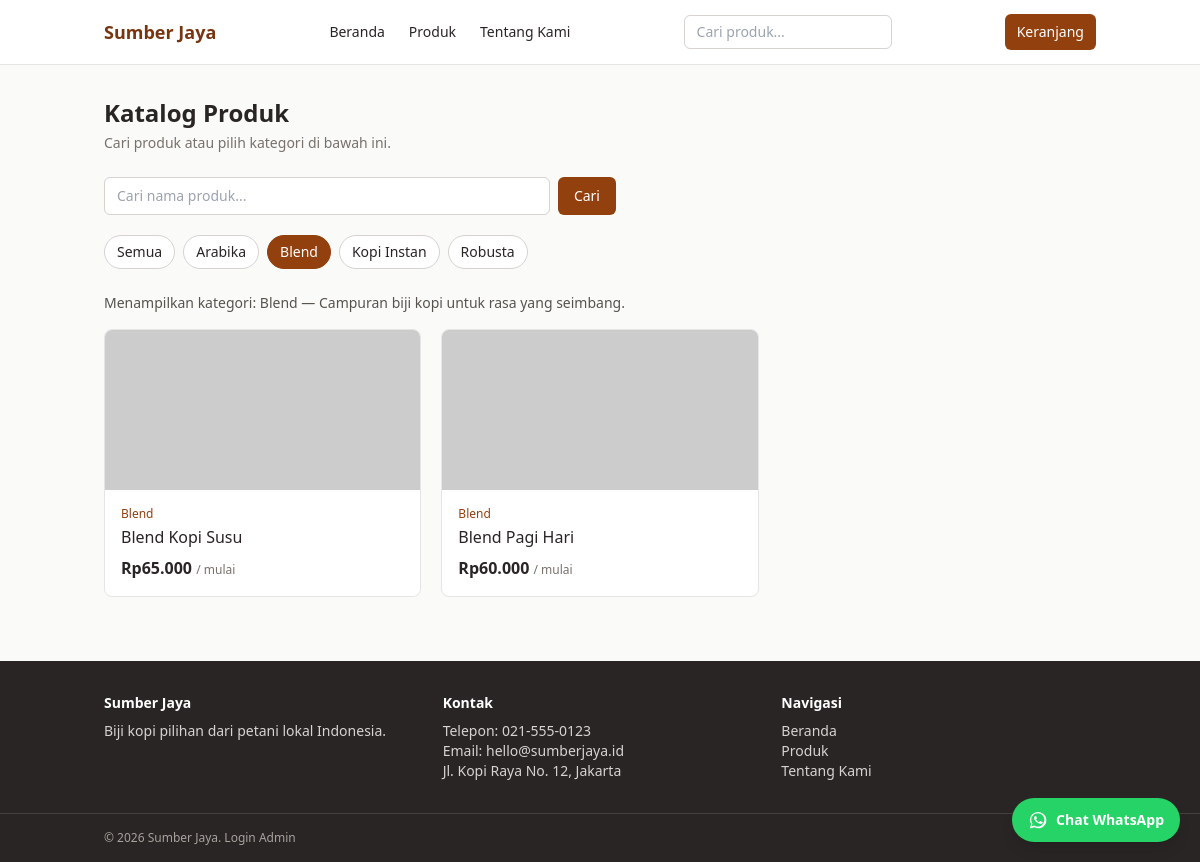
/products?kategori=blend, run on the app's committed database.
### tables this page shows
CREATE TABLE IF NOT EXISTS `settings` (
  `id`              TINYINT UNSIGNED NOT NULL DEFAULT 1,
  `store_name`      VARCHAR(100) NOT NULL DEFAULT 'Sumber Jaya',
  `whatsapp_number` VARCHAR(30) NOT NULL DEFAULT '6281234567890',  
  `phone`           VARCHAR(30) NULL DEFAULT NULL,
  `address`         VARCHAR(255) NULL DEFAULT NULL,
  `email`           VARCHAR(100) NULL DEFAULT NULL,
  `about_text`      TEXT NULL,
  PRIMARY KEY (`id`)
);

CREATE TABLE IF NOT EXISTS `categories` (
  `id`          INT UNSIGNED NOT NULL AUTO_INCREMENT,
  `name`        VARCHAR(100) NOT NULL,
  `slug`        VARCHAR(120) NOT NULL,
  `description` VARCHAR(255) NULL DEFAULT NULL,
  `created_at`  DATETIME NULL DEFAULT NULL,
  PRIMARY KEY (`id`),
  UNIQUE KEY `uq_categories_slug` (`slug`)
);

CREATE TABLE IF NOT EXISTS `products` (
  `id`          INT UNSIGNED NOT NULL AUTO_INCREMENT,
  `category_id` INT UNSIGNED NOT NULL,
  `name`        VARCHAR(150) NOT NULL,
  `slug`        VARCHAR(170) NOT NULL,
  `description` TEXT NULL,
  `image_url`   VARCHAR(500) NULL DEFAULT NULL,
  `is_active`   TINYINT(1) NOT NULL DEFAULT 1,
  `created_at`  DATETIME NULL DEFAULT NULL,
  `updated_at`  DATETIME NULL DEFAULT NULL,
  PRIMARY KEY (`id`),
  UNIQUE KEY `uq_products_slug` (`slug`),
  KEY `idx_products_category` (`category_id`),
  CONSTRAINT `fk_products_category`
    FOREIGN KEY (`category_id`) REFERENCES `categories` (`id`)
    ON DELETE CASCADE ON UPDATE CASCADE
);

### application/core/MY_Controller.php (called while the page is built, shortened)
<?php
class MY_Controller extends CI_Controller {
	public function __construct()
	{
		$this->storeData = $this->Setting_model->getRow();
	}
}
class Public_Controller extends MY_Controller {
	public function __construct()
	{
		parent::__construct();
		$this->load->model(array('Category_model', 'Product_model', 'PageView_model'));
		$this->load->library('cart_lib');
	}
	protected function render($view, $data = array())
	{
		$data = array_merge(array(
			'store'          => $this->storeData,
			'navCategories'  => $this->Category_model->getAll(),
			'cartCount'      => $this->cart_lib->count(),
			'pageTitle'      => '',
		), $data);
		$this->load->view('layout/header', $data);
		$this->load->view($view, $data);
		$this->load->view('layout/footer', $data);
	}
}

### application/controllers/Products.php (called while the page is built, shortened)
<?php
class Products extends Public_Controller {
	public function index()
	{
		$activeCategory = NULL;
		$slug = (string) $this->input->get('kategori', TRUE);
		$search = trim((string) $this->input->get('q', TRUE));
		if ($slug !== '')
		{
			$activeCategory = $this->Category_model->getBySlug($slug);
		}
		$data = array(
			'pageTitle'      => 'Produk',
			'products'       => $this->Product_model->getPublished($activeCategory ? $activeCategory['id'] : NULL, 0, $search),
			'activeCategory' => $activeCategory,
			'search'         => $search,
		);
		$this->render('products/index', $data);
	}
}

### index.php (called while the page is built, shortened)
<?php
require_once BASEPATH.'core/CodeIgniter.php';

### application/models/Setting_model.php (called while the page is built, shortened)
<?php
class Setting_model extends CI_Model {
	public function getRow()
	{
		$row = $this->db->where('id', 1)->get('settings')->row_array();
		if ($row)
		{
			return $row;
		}
		return array(
			'store_name'      => 'Sumber Jaya',
			'whatsapp_number' => '',
			'phone'           => '',
			'address'         => '',
			'email'           => '',
			'about_text'      => '',
		);
	}
}

### application/helpers/app_helper.php (called while the page is built, shortened)
<?php
	if ( ! function_exists('esc'))
{
	function esc($value, $context = 'html')
	{
		$value = html_escape($value);
		if ($context === 'attr')
		{
			$value = str_replace("'", '&#39;', $value);
		}
		return $value;
	}
}
if ( ! function_exists('rupiah'))
{
	function rupiah($number)
	{
		return 'Rp'.number_format((int) $number, 0, ',', '.');
	}
}
if ( ! function_exists('img_src'))
{
	function img_src($value)
	{
		$value = trim((string) $value);
		if ($value === '' OR preg_match('#^https?://#i', $value))
		{
			return $value;
		}
		return str_replace(' ', '%20', base_url($value));
	}
}

### application/models/Category_model.php (called while the page is built, shortened)
<?php
class Category_model extends CI_Model {
	public function getAll()
	{
		return $this->db->order_by('name', 'ASC')->get('categories')->result_array();
	}
	public function getBySlug($slug)
	{
		$row = $this->db->where('slug', $slug)->get('categories')->row_array();
		return $row ? $row : NULL;
	}
}

### application/models/Product_model.php (called while the page is built, shortened)
<?php
class Product_model extends CI_Model {
	public function getPublished($categoryId = NULL, $limit = 0, $search = NULL)
	{
		$this->db
			->select('products.*, categories.name AS category_name, MIN(product_variants.price) AS min_price, SUM(product_variants.stock) AS total_stock', FALSE)
			->join('categories', 'categories.id = products.category_id', 'left')
			->join('product_variants', 'product_variants.product_id = products.id', 'left')
			->where('products.is_active', 1);
		if ($categoryId)
		{
			$this->db->where('products.category_id', (int) $categoryId);
		}
		$this->db->group_by('products.id')->order_by('products.id', 'DESC');
		return $this->db->get('products')->result_array();
	}
}

### application/views/products/index.php (the view, shortened to what this page needs)
<h1 class="text-2xl font-bold mb-1">Katalog Produk</h1>
<p class="text-stone-500 text-sm mb-6">Cari produk atau pilih kategori di bawah ini.</p>
<?php
$qParam   = ($search !== '') ? 'q='.rawurlencode($search) : '';
?>
<form action="<?= site_url('products') ?>" method="get" class="mb-5">
	<div class="flex gap-2 max-w-lg">
		<input type="search" name="q" value="<?= esc($search, 'attr') ?>" maxlength="100"
		       placeholder="Cari nama produk..."
		       class="flex-1 border border-stone-300 rounded-md px-3 py-2 text-sm bg-white">
		<button type="submit" class="bg-amber-800 text-white text-sm font-medium px-4 py-2 rounded-md hover:bg-amber-900">
			Cari
		</button>
	</div>
</form>
<div class="flex flex-wrap gap-2 mb-6">
	<a href="<?= site_url('products'.($qParam !== '' ? '?'.$qParam : '')) ?>"
	   class="px-3 py-1.5 rounded-full text-sm border <?= $activeCategory === NULL ? 'bg-amber-800 text-white border-amber-800' : 'bg-white border-stone-300 hover:border-amber-700' ?>">
		Semua
	</a>
	<?php foreach ($navCategories as $category): ?>
		<a href="<?= site_url('products?kategori='.$category['slug'].($qParam !== '' ? '&'.$qParam : '')) ?>"
		   class="px-3 py-1.5 rounded-full text-sm border <?= ($activeCategory AND $activeCategory['id'] == $category['id']) ? 'bg-amber-800 text-white border-amber-800' : 'bg-white border-stone-300 hover:border-amber-700' ?>">
			<?= esc($category['name']) ?>
		</a>
	<?php endforeach; ?>
</div>
<?php if ($activeCategory): ?>
	<p class="text-sm text-stone-600 mb-4">
		Menampilkan kategori: <span class="font-medium"><?= esc($activeCategory['name']) ?></span>
		<?php if ( ! empty($activeCategory['description'])): ?>
			&mdash; <?= esc($activeCategory['description']) ?>
		<?php endif; ?>
	</p>
<?php endif; ?>
<?php if ( ! $products): ?>
	<div class="bg-white border border-stone-200 rounded-lg p-8 text-center text-stone-500">
		<?php if ($search !== ''): ?>
			Tidak ada produk yang cocok dengan <span class="font-medium">&ldquo;<?= esc($search) ?>&rdquo;</span>.
			Coba kata kunci lain.
		<?php else: ?>
			Tidak ada produk pada kategori ini.
		<?php endif; ?>
	</div>
<?php else: ?>
	<div class="grid grid-cols-1 sm:grid-cols-2 lg:grid-cols-3 gap-5">
		<?php foreach ($products as $product): ?>
			<?php $this->load->view('products/_card', array('product' => $product)); ?>
		<?php endforeach; ?>
	</div>
<?php endif; ?>

### application/views/layout/header.php (shortened to what this page needs)
<!DOCTYPE html>
<html lang="id">
<head>
	<script src="https://cdn.tailwindcss.com"></script>
</head>
<body class="bg-stone-50 text-stone-800 flex flex-col min-h-screen">
<header class="bg-white border-b border-stone-200 sticky top-0 z-10">
	<div class="max-w-5xl mx-auto px-4">
		<div class="flex items-center justify-between h-16 gap-4">
			<a href="<?= site_url() ?>" class="font-bold text-lg text-amber-900"><?= esc($store['store_name']) ?></a>
			<nav class="hidden sm:flex items-center gap-6 text-sm">
				<a href="<?= site_url() ?>" class="hover:text-amber-700">Beranda</a>
				<a href="<?= site_url('products') ?>" class="hover:text-amber-700">Produk</a>
				<a href="<?= site_url('about') ?>" class="hover:text-amber-700">Tentang Kami</a>
			</nav>
			<form action="<?= site_url('products') ?>" method="get" class="hidden md:block">
				<input type="search" name="q" maxlength="100" placeholder="Cari produk..."
				       value="<?= esc((string) $this->input->get('q', TRUE), 'attr') ?>"
				       class="w-36 lg:w-52 border border-stone-300 rounded-md px-3 py-1.5 text-sm">
			</form>
			<a href="<?= site_url('cart') ?>" class="relative inline-flex items-center gap-2 text-sm px-3 py-2 rounded-md bg-amber-800 text-white hover:bg-amber-900">
				Keranjang
			</a>
		</div>
	</div>
</header>
<main class="flex-1 max-w-5xl w-full mx-auto px-4 py-8">

### application/views/products/_card.php (shortened to what this page needs)
<a href="<?= site_url('products/detail/'.$product['id']) ?>"
   class="bg-white border border-stone-200 rounded-lg overflow-hidden hover:border-amber-700 hover:shadow-sm flex flex-col">
	<?php if ( ! empty($product['image_url'])): ?>
		<img src="<?= esc(img_src($product['image_url'])) ?>" alt="<?= esc($product['name']) ?>" class="w-full h-40 object-cover bg-stone-100" loading="lazy">
	<?php else: ?>
		<div class="w-full h-40 bg-stone-100 flex items-center justify-center text-stone-400 text-sm">Tanpa gambar</div>
	<?php endif; ?>
	<div class="p-4 flex flex-col flex-1">
		<p class="text-xs text-amber-800 mb-1"><?= esc((string) $product['category_name']) ?></p>
		<p class="font-medium leading-snug mb-2"><?= esc($product['name']) ?></p>
		<div class="mt-auto flex items-center justify-between">
			<p class="font-semibold">
				<?php if ($product['min_price'] !== NULL): ?>
					<?= rupiah($product['min_price']) ?>
					<span class="text-xs font-normal text-stone-500">/ mulai</span>
				<?php else: ?>
					<span class="text-sm text-stone-500">Harga belum diisi</span>
				<?php endif; ?>
			</p>
		</div>
	</div>
</a>

### application/views/layout/footer.php (shortened to what this page needs)
</main>
<footer class="bg-stone-800 text-stone-300 text-sm mt-8">
	<div class="max-w-5xl mx-auto px-4 py-8 grid gap-6 sm:grid-cols-3">
		<div>
			<p class="font-semibold text-white mb-2"><?= esc($store['store_name']) ?></p>
			<p>Biji kopi pilihan dari petani lokal Indonesia.</p>
		</div>
		<div>
			<p class="font-semibold text-white mb-2">Kontak</p>
			<?php if ( ! empty($store['phone'])): ?>
				<p>Telepon: <?= esc($store['phone']) ?></p>
			<?php endif; ?>
			<?php if ( ! empty($store['email'])): ?>
				<p>Email: <?= esc($store['email']) ?></p>
			<?php endif; ?>
			<?php if ( ! empty($store['address'])): ?>
				<p><?= esc($store['address']) ?></p>
			<?php endif; ?>
		</div>
		<div>
			<p class="font-semibold text-white mb-2">Navigasi</p>
			<a href="<?= site_url() ?>" class="block hover:text-white">Beranda</a>
			<a href="<?= site_url('products') ?>" class="block hover:text-white">Produk</a>
			<a href="<?= site_url('about') ?>" class="block hover:text-white">Tentang Kami</a>
		</div>
	</div>
	<div class="border-t border-stone-700">
		<p class="max-w-5xl mx-auto px-4 py-4 text-xs text-stone-400">
			&copy; <?= date('Y') ?> <?= esc($store['store_name']) ?>.
			<a href="<?= site_url('admin/login') ?>" class="hover:text-stone-200">Login Admin</a>
		</p>
	</div>
</footer>
<?php if ( ! empty($store['whatsapp_number'])): ?>
<a href="https://wa.me/<?= esc($store['whatsapp_number'], 'attr') ?>?text=<?= rawurlencode('Halo '.$store['store_name'].', saya ingin bertanya tentang produk.') ?>"
   target="_blank" rel="noopener"
   class="fixed bottom-5 right-5 z-50 inline-flex items-center gap-2 bg-[#25D366] hover:bg-[#1ebe5b] text-white font-semibold text-sm px-4 py-3 rounded-full shadow-lg">
	<span class="hidden sm:inline">Chat WhatsApp</span>
</a>
<?php endif ?>
</body>
</html>

### data on the page
settings: store_name "Sumber Jaya", phone "021-555-0123", email "hello@sumberjaya.id", address "Jl. Kopi Raya No. 12, Jakarta"
categories: name "Arabika"
categories: name "Blend", description "Campuran biji kopi untuk rasa yang seimbang."
categories: name "Kopi Instan"
categories: name "Robusta"
products: category.name "Blend", name "Blend Kopi Susu", min_price "Rp65.000"
products: category.name "Blend", name "Blend Pagi Hari", min_price "Rp60.000"
